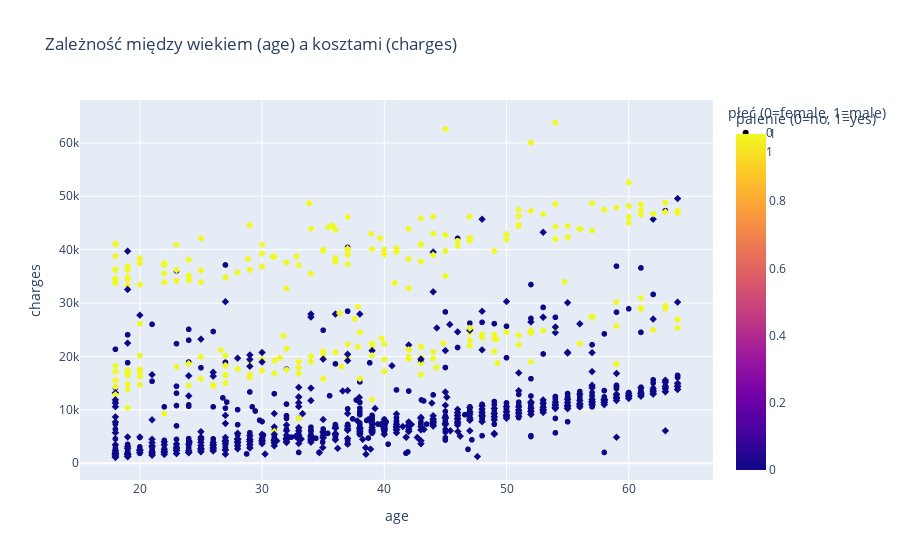

Source (notebook cell):
### Code cell
fig_age = px.scatter(
    data, x='age', y='charges', color='smoker', symbol='sex',
    hover_data=['bmi', 'children', 'region_orig'],
    title="Zależność między wiekiem (age) a kosztami (charges)",
    labels={'sex': 'płeć (0=female, 1=male)', 'smoker': 'palenie (0=no, 1=yes)'}
)
fig_age.show()

### Figure 1 — Plotly figure (JSON) as saved in the notebook; plotly's stock layout.template omitted (floating-point values rounded to 4 significant figures; data arrays with more than 128 entries replaced by an {"elided": "..."} marker saying what was removed)
{"data": [{"customdata": {"elided": "662x3 mixed values"}, "hovertemplate": "płeć (0=female, 1=male)=0<br>age=%{x}<br>charges=%{y}<br>bmi=%{customdata[0]}<br>children=%{customdata[1]}<br>region_orig=%{customdata[2]}<br>palenie (0=no, 1=yes)=%{marker.color}<extra></extra>", "legendgroup": "0", "marker": {"color": {"elided": "662 int values"}, "coloraxis": "coloraxis", "symbol": "circle"}, "mode": "markers", "name": "0", "showlegend": true, "x": {"elided": "662 float values"}, "xaxis": "x", "y": {"elided": "662 float values"}, "yaxis": "y", "type": "scattergl"}, {"customdata": {"elided": "676x3 mixed values"}, "hovertemplate": "płeć (0=female, 1=male)=1<br>age=%{x}<br>charges=%{y}<br>bmi=%{customdata[0]}<br>children=%{customdata[1]}<br>region_orig=%{customdata[2]}<br>palenie (0=no, 1=yes)=%{marker.color}<extra></extra>", "legendgroup": "1", "marker": {"color": {"elided": "676 int values"}, "coloraxis": "coloraxis", "symbol": "diamond"}, "mode": "markers", "name": "1", "showlegend": true, "x": {"elided": "676 float values"}, "xaxis": "x", "y": {"elided": "676 float values"}, "yaxis": "y", "type": "scattergl"}], "layout": {"xaxis": {"anchor": "y", "domain": [0.0, 1.0], "title": {"text": "age"}}, "yaxis": {"anchor": "x", "domain": [0.0, 1.0], "title": {"text": "charges"}}, "coloraxis": {"colorbar": {"title": {"text": "palenie (0=no, 1=yes)"}}, "colorscale": [[0.0, "#0d0887"], [0.1111, "#46039f"], [0.2222, "#7201a8"], [0.3333, "#9c179e"], [0.4444, "#bd3786"], [0.5556, "#d8576b"], [0.6667, "#ed7953"], [0.7778, "#fb9f3a"], [0.8889, "#fdca26"], [1.0, "#f0f921"]]}, "legend": {"title": {"text": "płeć (0=female, 1=male)"}, "tracegroupgap": 0}, "title": {"text": "Zależność między wiekiem (age) a kosztami (charges)"}}}
